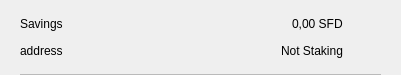
<?xml version="1.0" encoding="UTF-8"?>
<ui version="4.0">
 <class>CSRow</class>
 <widget class="QWidget" name="CSRow">
  <property name="geometry">
   <rect>
    <x>0</x>
    <y>0</y>
    <width>401</width>
    <height>75</height>
   </rect>
  </property>
  <property name="windowTitle">
   <string>Form</string>
  </property>
  <layout class="QVBoxLayout" name="verticalLayout">
   <property name="spacing">
    <number>0</number>
   </property>
   <property name="leftMargin">
    <number>20</number>
   </property>
   <property name="topMargin">
    <number>10</number>
   </property>
   <property name="rightMargin">
    <number>20</number>
   </property>
   <property name="bottomMargin">
    <number>0</number>
   </property>
   <item>
    <widget class="QWidget" name="info" native="true">
     <property name="minimumSize">
      <size>
       <width>0</width>
       <height>0</height>
      </size>
     </property>
     <layout class="QHBoxLayout" name="horizontalLayout_3">
      <property name="leftMargin">
       <number>0</number>
      </property>
      <property name="topMargin">
       <number>0</number>
      </property>
      <property name="rightMargin">
       <number>0</number>
      </property>
      <property name="bottomMargin">
       <number>10</number>
      </property>
      <item>
       <widget class="QWidget" name="container" native="true">
        <property name="minimumSize">
         <size>
          <width>0</width>
          <height>0</height>
         </size>
        </property>
        <layout class="QVBoxLayout" name="verticalLayout_2">
         <property name="spacing">
          <number>0</number>
         </property>
         <property name="leftMargin">
          <number>0</number>
         </property>
         <property name="topMargin">
          <number>0</number>
         </property>
         <property name="rightMargin">
          <number>0</number>
         </property>
         <property name="bottomMargin">
          <number>0</number>
         </property>
         <item>
          <layout class="QHBoxLayout" name="horizontalLayout">
           <item>
            <widget class="QLabel" name="labelName">
             <property name="toolTip">
              <string notr="true"/>
             </property>
             <property name="text">
              <string>Savings</string>
             </property>
            </widget>
           </item>
           <item>
            <spacer name="horizontalSpacer">
             <property name="orientation">
              <enum>Qt::Horizontal</enum>
             </property>
             <property name="sizeHint" stdset="0">
              <size>
               <width>40</width>
               <height>20</height>
              </size>
             </property>
            </spacer>
           </item>
           <item>
            <widget class="QLabel" name="labelAmount">
             <property name="text">
              <string>0,00 SFD</string>
             </property>
            </widget>
           </item>
          </layout>
         </item>
         <item>
          <layout class="QHBoxLayout" name="horizontalLayout_2">
           <item>
            <widget class="QLabel" name="labelAddress">
             <property name="toolTip">
              <string notr="true"/>
             </property>
             <property name="text">
              <string>address</string>
             </property>
            </widget>
           </item>
           <item>
            <spacer name="horizontalSpacer_2">
             <property name="orientation">
              <enum>Qt::Horizontal</enum>
             </property>
             <property name="sizeHint" stdset="0">
              <size>
               <width>40</width>
               <height>20</height>
              </size>
             </property>
            </spacer>
           </item>
           <item>
            <widget class="QLabel" name="labelStaking">
             <property name="text">
              <string>Not Staking</string>
             </property>
            </widget>
           </item>
          </layout>
         </item>
        </layout>
       </widget>
      </item>
      <item alignment="Qt::AlignHCenter|Qt::AlignVCenter">
       <widget class="QPushButton" name="pushButtonMenu">
        <property name="minimumSize">
         <size>
          <width>24</width>
          <height>24</height>
         </size>
        </property>
        <property name="maximumSize">
         <size>
          <width>32</width>
          <height>32</height>
         </size>
        </property>
        <property name="focusPolicy">
         <enum>Qt::NoFocus</enum>
        </property>
        <property name="styleSheet">
         <string notr="true">border:none; background-color:transparent;</string>
        </property>
        <property name="text">
         <string/>
        </property>
        <property name="icon">
         <iconset>
          <normaloff>://ic-menu-hover</normaloff>://ic-menu-hover</iconset>
        </property>
        <property name="iconSize">
         <size>
          <width>24</width>
          <height>24</height>
         </size>
        </property>
       </widget>
      </item>
     </layout>
    </widget>
   </item>
   <item>
    <widget class="QLabel" name="lblDivisory">
     <property name="minimumSize">
      <size>
       <width>0</width>
       <height>1</height>
      </size>
     </property>
     <property name="maximumSize">
      <size>
       <width>16777215</width>
       <height>1</height>
      </size>
     </property>
     <property name="styleSheet">
      <string notr="true">background-color:#bababa;</string>
     </property>
     <property name="text">
      <string/>
     </property>
     <property name="alignment">
      <set>Qt::AlignBottom|Qt::AlignLeading|Qt::AlignLeft</set>
     </property>
    </widget>
   </item>
  </layout>
 </widget>
 <resources/>
 <connections/>
</ui>
